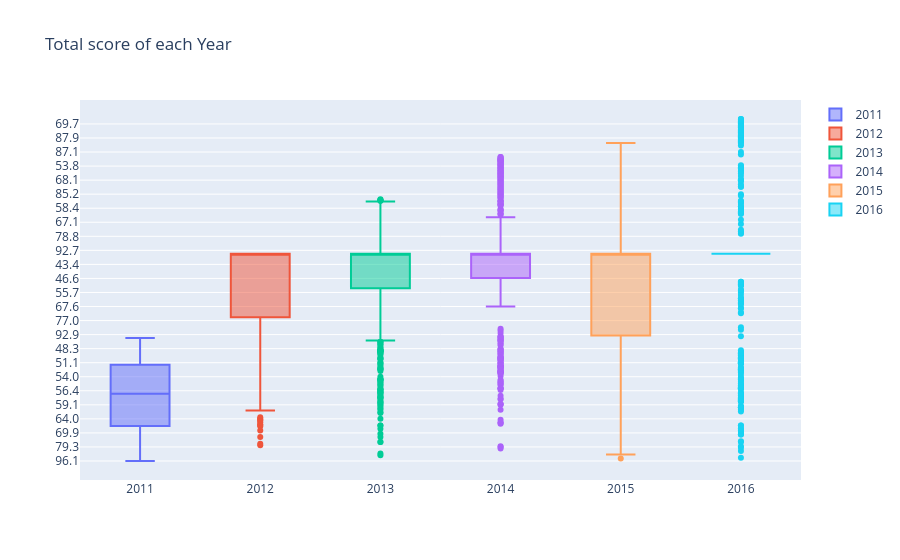

This figure's notebook cell:
### Code cell
years=np.arange(2011,2017,1)


data_years=df[df.year.isin(years)]


data_3=[]

for i in years:
    trace_6=go.Box(y=df[df.year==i].total_score, x = df[df.year==i].year, name = str(i))
    data_3.append(trace_6)

layout_3 = go.Layout(title = 'Total score of each Year')
fig_5=go.Figure(data=data_3,layout=layout_3)
fig_5.show()

### Figure 1 — Plotly figure (JSON) as saved in the notebook; plotly's stock layout.template omitted (floating-point values rounded to 4 significant figures; data arrays with more than 128 entries replaced by an {"elided": "..."} marker saying what was removed)
{"data": [{"name": "2011", "type": "box", "x": {"elided": "200 int values"}, "y": {"elided": "200 str values"}}, {"name": "2012", "type": "box", "x": {"elided": "402 int values"}, "y": {"elided": "402 str values"}}, {"name": "2013", "type": "box", "x": {"elided": "400 int values"}, "y": {"elided": "400 str values"}}, {"name": "2014", "type": "box", "x": {"elided": "400 int values"}, "y": {"elided": "400 str values"}}, {"name": "2015", "type": "box", "x": {"elided": "401 int values"}, "y": {"elided": "401 str values"}}, {"name": "2016", "type": "box", "x": {"elided": "800 int values"}, "y": {"elided": "800 str values"}}], "layout": {"autosize": true, "title": {"text": "Total score of each Year"}, "xaxis": {"autorange": true, "range": [2010.0, 2016.0], "type": "linear"}, "yaxis": {"autorange": true, "range": [-23, 437], "type": "category"}}}
